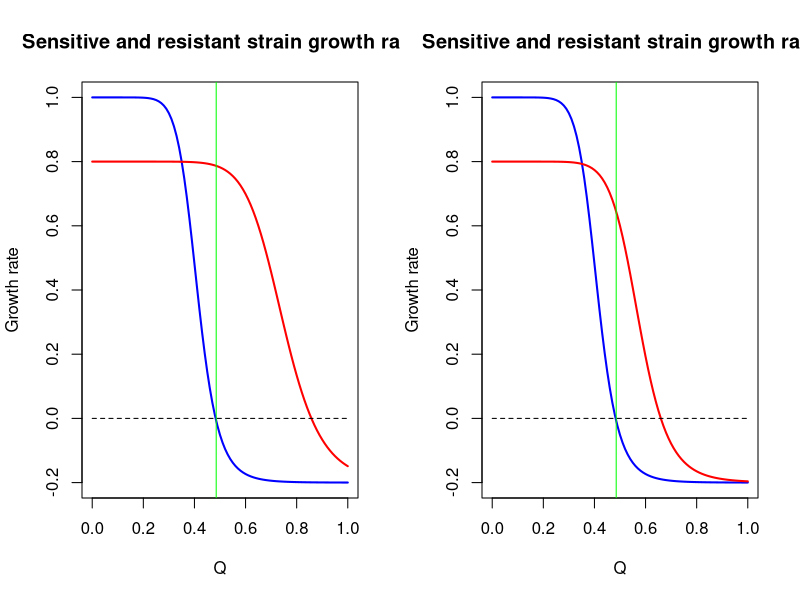
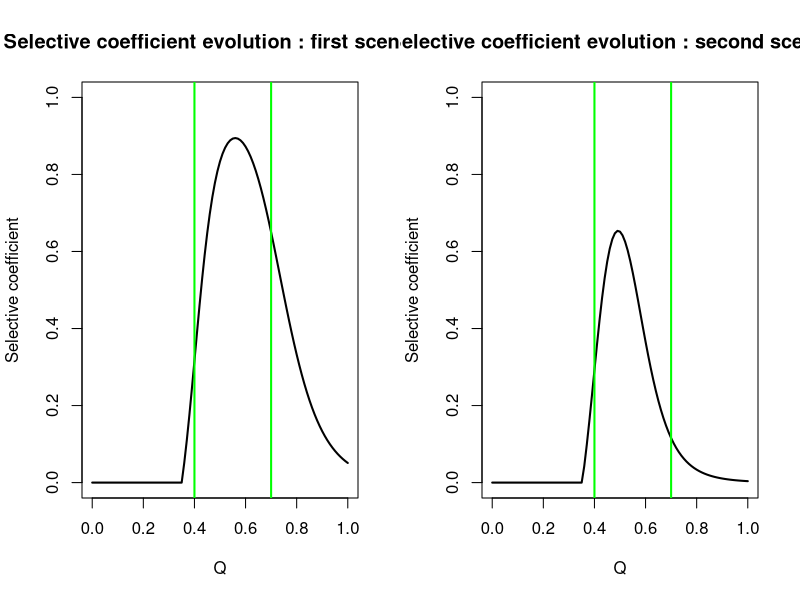
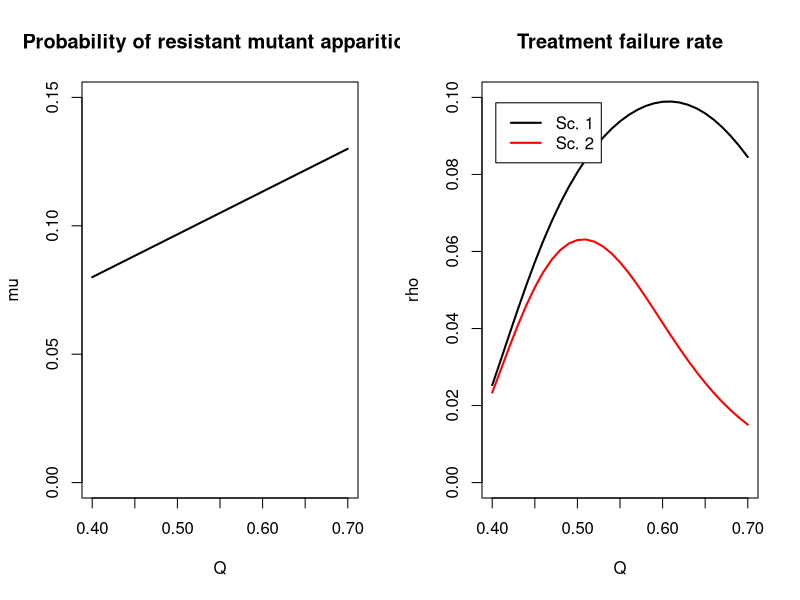
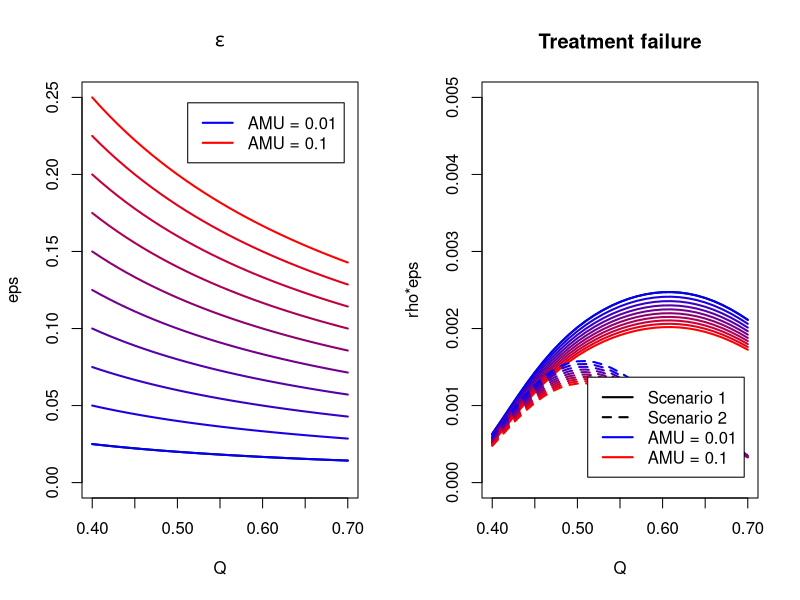
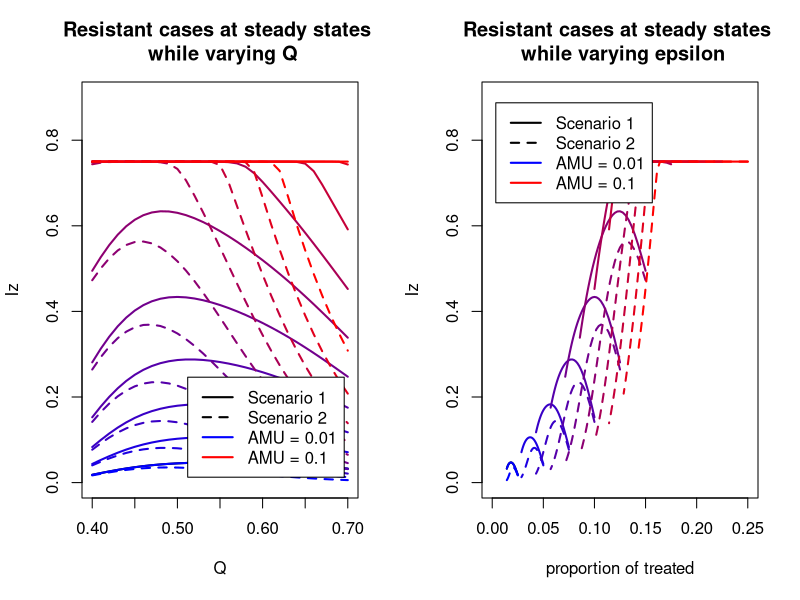
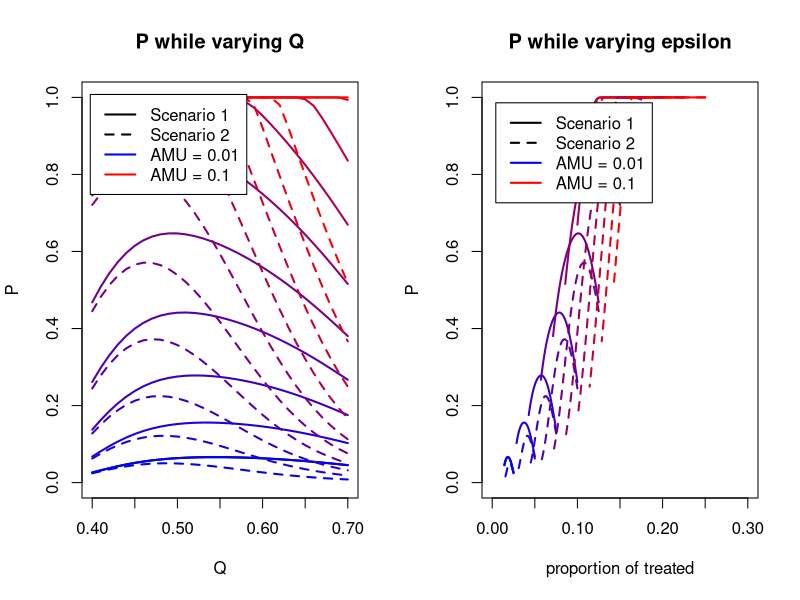
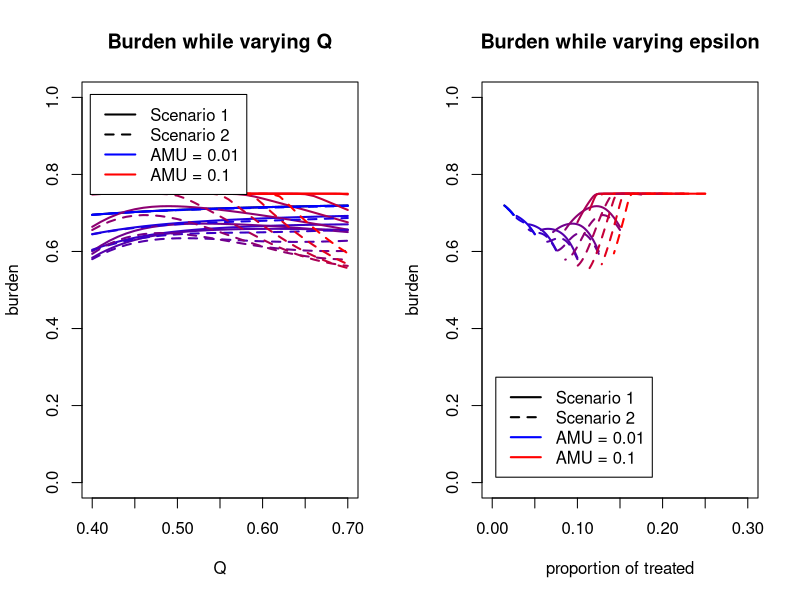
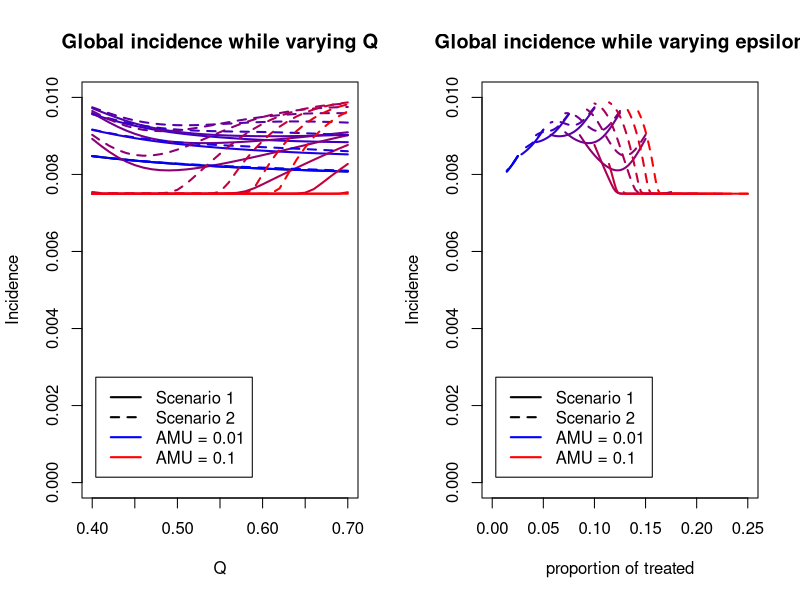

Here is the R script that generated these plots, in order:
## ---- chunk 1
library(plyr)

#per capita maximum growth rate of sensitive bact
max_sens_gr <- 1 
max_sens_gr2 <- 1 
#per capita maximum growth rate of resistant bact
max_res_gr <- 0.8
max_res_gr2 <- 0.8
#per capita minimum growth rate of sensitive bact
min_sens_gr <- -0.2
min_sens_gr2 <- -0.2
#per capita minimum growth rate of res bact
min_res_gr <- -0.2
min_res_gr2 <- -0.2
#minimum inhibitory concentration of sen bact

mic_sens <- 0.35
mic_sens2 <- 0.35
#minimum inhibitory concentration of res bact

mic_res <- 0.65
mic_res2 <- 0.5
#slope for sens bact
kappa_sens <- 10
kappa_sens2 <- 10
#slope for res bact  

kappa_res <- 10
kappa_res2 <- 10

param_sens <- c(max_sens_gr, min_sens_gr, mic_sens, kappa_sens)
param_sens2 <- c(max_sens_gr2, min_sens_gr2, mic_sens2, kappa_sens2)

param_res <- c(max_res_gr, min_res_gr, mic_res, kappa_res)
param_res2 <- c(max_res_gr2, min_res_gr2, mic_res2, kappa_res2)

#mutant emergence probability : we consider that if the amount of applied atb increases, the probability of resistant mutant apparition increases linearly
max_mu <- 0.13
min_mu <- 0.08
max_dot <- 10
min_dot <- 1

#range of intervention - cl=lowest clinically effective dose, cu maximum tolerable dose (toxicity)
cl=0.40
cu=0.70
n_values=(cu-cl)*100+1

drug_quantities <- seq(cl, cu, length.out = n_values )

AMU = c(0.01, 0.02, 0.03, 0.04, 0.05, 0.06, 0.07, 0.08, 0.09, 0.10)

prop_treated <- do.call(cbind, lapply(AMU, function (x) x/drug_quantities))

eps_max <- max(prop_treated)

#selection of corresponding borders in sel_coef vector

lowbound=cl*100+1
highbound=cu*100+1



x <- seq(0,1,by=0.01)
zoom <- 1
## ---- chunk 2



growth = function(x, maxv, minv, micv, slopev) {
  y <- maxv - ((maxv - minv)*(x/micv)^slopev)/((x/micv)^slopev - maxv/minv)
  return(y)
}



colglob <- colorRampPalette(c("blue", "red"))

colforcol <- colglob(length(AMU))


linfun <- function(x, t, ltype){
  lines(t, unlist(x), lty=ltype, lwd=2, col=colforcol[as.numeric(parent.frame()$i)])
}

## ---- chunk 3


gr_sens <- lapply(x, growth, max_sens_gr, min_sens_gr, mic_sens, kappa_sens)

gr_res <- lapply(x, growth, max_res_gr, min_res_gr, mic_res, kappa_res)

gr_sens2 <- lapply(x, growth, max_sens_gr2, min_sens_gr2, mic_sens2, kappa_sens2)

gr_res2 <- lapply(x, growth, max_res_gr2, min_res_gr2, mic_res2, kappa_res2)

MIC <- sum(gr_sens>0)/length(gr_sens)
MICres <- sum(gr_res>0)/length(gr_res)
MICres2 <- sum(gr_res2>0)/length(gr_res2)
## ---- chunk 4
par(mfrow=c(1,2))

plot(x, gr_sens, main="Sensitive and resistant strain growth rate", xlab="Q", ylab="Growth rate", ylim=c(-0.2,1), lwd=2, type="l", col='blue')

lines(x, gr_res, type='l', col='red', lwd=2)

lines(x, rep(0, length(x)), type='l', col='black', lwd=1, lty=2)
abline(v=MIC, col='green')


plot(x, gr_sens2, main="Sensitive and resistant strain growth rate", xlab="Q", ylab="Growth rate", ylim=c(-0.2,1), lwd=2, type="l", col='blue')

lines(x, gr_res2, type='l', col='red', lwd=2)

lines(x, rep(0, length(x)), type='l', col='black', lwd=1, lty=2)
abline(v=MIC, col='green')

## ---- chunk 5
gr_sens <- unlist(gr_sens)
gr_sens2 <- unlist(gr_sens2)
gr_res <- unlist(gr_res)
gr_res2 <- unlist(gr_res2)

sel_coef <- gr_res - gr_sens
sel_coef2 <- gr_res2 - gr_sens2

sel_coef[which(sel_coef<0)] <- 0
sel_coef2[which(sel_coef2<0)] <- 0


minSC <- sum(sel_coef==0)/length(sel_coef)

plot(x, sel_coef, main="Selective coefficient evolution : first scenario", xlab="Q", ylab="Selective coefficient", ylim=c(0,1), lwd=2, type="l", col='black')
abline(v=cl, col='green', lw=2)
abline(v=cu, col='green', lw=2)

plot(x, sel_coef2, main="Selective coefficient evolution : second scenario", xlab="Q", ylab="Selective coefficient", ylim=c(0,1), lwd=2, type="l", col='black')
abline(v=cl, col='green', lw=2)
abline(v=cu, col='green', lw=2)
## ---- chunk 6
mu_prob <- seq(min_mu, max_mu, length.out = n_values)
doses <- seq(cl, cu, length.out = n_values)

plot(doses, mu_prob, main="Probability of resistant mutant apparition", xlab="Q", ylab="mu", ylim=c(0,0.15), lwd=2, type="l", col='black')

## ---- chunk 7
sel_sel_coef <- sel_coef[lowbound:highbound]
sel_sel_coef2 <- sel_coef2[lowbound:highbound]

rho1 <- sel_sel_coef*mu_prob
rho2 <- sel_sel_coef2*mu_prob

plot(doses, rho1, main="Treatment failure rate", xlab="Q", ylab="rho", lwd=2, type="l", col='black', ylim=c(0, 0.10))

lines(doses, rho2, type='l', col='red', lwd=2)

legend("topleft" , inset=.05, c("Sc. 1", "Sc. 2"), lty=c(1,1), lwd=c(2,2), col=c("black", "red"))

## ---- chunk 8



plot(doses, prop_treated[,1], main=expression(epsilon), xlab="Q", ylab="eps", ylim=c(0 , eps_max), lwd=2, type="l", col='black')

capture.output(apply(prop_treated, 2, linfun, doses, 1), file='NUL')

tag_min <- paste('AMU =', AMU[1])
tag_max <- paste('AMU =', AMU[length(AMU)])

legend("topright" , inset=.05, c(tag_min, tag_max), lty=c(1,1), lwd=c(2,2), col=c("blue", "red"))

## ---- chunk 9


treat_fail <- do.call(cbind, lapply(prop_treated, function (x) x*rho1))
treat_fail2 <- do.call(cbind, lapply(prop_treated, function (x) x*rho2))

plot(doses, treat_fail[,1], main="Treatment failure", xlab="Q", ylab="rho*eps", lwd=2, type="l", col='black', ylim=c(0, 0.005))

capture.output(apply(treat_fail, 2, linfun, doses, 1), file='NUL')
capture.output(apply(treat_fail2, 2, linfun, doses, 2), file='NUL')

legend("bottomright" , inset=.05, c('Scenario 1', 'Scenario 2', tag_min, tag_max), lty=c(1,2,1,1), lwd=c(2,2,2,2), col=c("black", "black", "blue", "red"))


## ---- chunk 10

library(deSolve)


options("scipen" = 10)

# initial state:
N <- 1
prop <- 0.01 #initial value of Iw and Iz

# time:
a <- 4000 #time span
m <- 1 #time step

# parameters
pbeta_w <- 0.04 #transmission parameter of Iw
pbeta_z <- 0.04 #transmission parameter of Iz

pgammaa <- 0.01 #innate recovery rate
pgamma_tilt <- 0.1 #recovery rate of Iw when treated by antibiotics



## ---- chunk 11

varying_par <- cbind(prop_treated, rho1)

varying_par2 <- cbind(prop_treated, rho2)


parameters <- c(beta_w=pbeta_w, beta_z=pbeta_z, gamma=pgammaa, gamma_prim=pgamma_tilt, eps=0, rho=0)

state <- c(S=1-2*prop, Iw=prop, Iz=prop, new_Iz=0, new_Iw=0)

times=seq(0, a, by=m)

SIS=function(times, state, parameters){
  with(as.list(c(state,parameters)),
       {dS = - beta_w*Iw*S - beta_z*Iz*S + gamma*(1-eps)*Iw + gamma_prim*eps*Iw + gamma*Iz
        dIw = beta_w*Iw*S + (1-eps)*beta_w*Iw*Iz - eps*beta_z*Iz*Iw - rho*eps*Iw - gamma*(1-eps)*Iw - gamma_prim*eps*Iw
        dIz = beta_z*Iz*S + eps*beta_z*Iz*Iw + rho*eps*Iw - (1-eps)*beta_w*Iw*Iz - gamma*Iz
        dnewIw = beta_w*Iw*S
        dnewIz = beta_z*Iz*S
        list(c(dS, dIw, dIz, dnewIw, dnewIz))
       })
}

calc_fun = function(x) {
  parameters[5] <- x[1]
  parameters[6] <- x[2]
  out=as.data.frame(
  ode(y=state, times=times, func=SIS, parms=parameters))
  return(out)
}



## ---- chunk 12
out_sc1 <- do.call(cbind, apply(cbind(varying_par[,1], varying_par[,ncol(varying_par)]), 1 , calc_fun))


for (i in 2:(ncol(varying_par)-1)) {
  out <- do.call(cbind, apply(cbind(varying_par[,i], varying_par[,ncol(varying_par)]), 1 , calc_fun))
  out_sc1 <- cbind(out_sc1, out)
}


out_sc2 <- do.call(cbind, apply(cbind(varying_par2[,1], varying_par2[,ncol(varying_par2)]), 1 , calc_fun))

for (i in 2:(ncol(varying_par2)-1)) {
  out2 <- do.call(cbind, apply(cbind(varying_par2[,i], varying_par2[,ncol(varying_par2)]), 1 , calc_fun))
  out_sc2 <- cbind(out_sc2, out2)
}

## ---- chunk 13

niz <- seq(4, ncol(out_sc1), by=6)
niw <- seq(3, ncol(out_sc1), by=6)
inciw <- seq(5, ncol(out_sc1), by=6)
inciz <- seq(6, ncol(out_sc1), by=6)

iz_steady <- out_sc1[nrow(out_sc1),niz]
iz_steady2 <- out_sc2[nrow(out_sc2),niz]

iw_steady <- out_sc1[nrow(out_sc1),niw]
iw_steady2 <- out_sc2[nrow(out_sc2),niw]

inciw_steady <- out_sc1[,inciw]
inciw_steady2 <- out_sc2[,inciw]

inciz_steady <- out_sc1[,inciz]
inciz_steady2 <- out_sc2[,inciz]


## ---- chunk 14
incid = function(x, zoom) {
  der <- rep(0, length(x))
  for (i in 2:length(x)) {
    der[i] <- x[i]-x[i-1]
  }
  return(der)
}

NewIz <- apply(inciz_steady, 2, incid, zoom)
NewIz2 <- apply(inciz_steady2, 2, incid, zoom)

NewIw <- apply(inciw_steady, 2, incid, zoom)
NewIw2 <- apply(inciw_steady2, 2, incid, zoom)

newiz_ss <- NewIz[nrow(NewIz),]
newiz_ss2 <- NewIz2[nrow(NewIz2),]

newiw_ss <- NewIw[nrow(NewIw),]
newiw_ss2 <- NewIw2[nrow(NewIw2),]
## ---- chunk 15
iz_steady <- matrix(unlist(iz_steady), nrow=length(doses))
iz_steady2 <- matrix(unlist(iz_steady2), nrow=length(doses))

iw_steady <- matrix(unlist(iw_steady), nrow=length(doses))
iw_steady2 <- matrix(unlist(iw_steady2), nrow=length(doses))

newiz_ss <- matrix(unlist(newiz_ss), nrow=length(doses))
newiz_ss2 <- matrix(unlist(newiz_ss2), nrow=length(doses))

newiw_ss <- matrix(unlist(newiw_ss), nrow=length(doses))
newiw_ss2 <- matrix(unlist(newiw_ss2), nrow=length(doses))

p <- iz_steady/(iw_steady+iz_steady)
p2 <- iz_steady2/(iw_steady2+iz_steady2)

p_incid <- newiz_ss/(newiz_ss+newiw_ss)
p_incid2 <- newiz_ss2/(newiz_ss2+newiw_ss2)


burden <- iz_steady+iw_steady
burden2 <- iz_steady2+iw_steady2
## ---- chunk 16
plot(doses, iz_steady[,1], main="Resistant cases at steady states \n while varying Q", xlab="Q", ylab="Iz", ylim=c(0,0.90), lwd=2, lty=1, type="l", col='black')

capture.output(apply(iz_steady, 2, linfun, doses, 1), file='NUL')
capture.output(apply(iz_steady2, 2, linfun, doses, 2), file='NUL')

legend("bottomright" , inset=.05, c('Scenario 1', 'Scenario 2', tag_min, tag_max), lty=c(1,2,1,1), lwd=c(2,2,2,2), col=c("black", "black", "blue", "red"))


plot(prop_treated[,1], iz_steady[,1], main="Resistant cases at steady states \n while varying epsilon", xlab="proportion of treated", ylab="Iz", ylim=c(0,0.90), xlim=c(0,eps_max), lwd=2, type="l", col='black')

for (i in 1:ncol(prop_treated)) {
  lines(prop_treated[,i], iz_steady[,i], col=colforcol[i], lty=1, lwd=2)
}
for (i in 1:ncol(prop_treated)) {
  lines(prop_treated[,i], iz_steady2[,i], col=colforcol[i], lty=2, lwd=2)
}

legend("topleft" , inset=.05, c('Scenario 1', 'Scenario 2', tag_min, tag_max), lty=c(1,2,1,1), lwd=c(2,2,2,2), col=c("black", "black", "blue", "red"))

## ---- chunk 17
plot(doses, p[,1], main="P while varying Q", xlab="Q", ylab="P", ylim=c(0,1), lwd=2, type="l", col='black')

capture.output(apply(p, 2, linfun, doses, 1), file='NUL')
capture.output(apply(p2, 2, linfun, doses, 2), file='NUL')

legend("topleft" , inset=.03, c('Scenario 1', 'Scenario 2', tag_min, tag_max), lty=c(1,2,1,1), lwd=c(2,2,2,2), col=c("black", "black", "blue", "red"))


plot(prop_treated[,1], p[,1], main="P while varying epsilon", xlab="proportion of treated", ylab="P", ylim=c(0,1), xlim=c(0,0.3), lwd=2, type="l", col='black')

for (i in 1:ncol(prop_treated)) {
  lines(prop_treated[,i], p[,i], col=colforcol[i], lty=1, lwd=2)
}
for (i in 1:ncol(prop_treated)) {
  lines(prop_treated[,i], p2[,i], col=colforcol[i], lty=2, lwd=2)
}

legend("topleft" , inset=.05, c('Scenario 1', 'Scenario 2', tag_min, tag_max), lty=c(1,2,1,1), lwd=c(2,2,2,2), col=c("black", "black", "blue", "red"))

## ---- chunk 18
plot(doses, burden[,1], main="Burden while varying Q", xlab="Q", ylab="burden", ylim=c(0,1), lwd=2, type="l", col='black')

capture.output(apply(burden, 2, linfun, doses, 1), file='NUL')
capture.output(apply(burden2, 2, linfun, doses, 2), file='NUL')

legend("topleft" , inset=.03, c('Scenario 1', 'Scenario 2', tag_min, tag_max), lty=c(1,2,1,1), lwd=c(2,2,2,2), col=c("black", "black", "blue", "red"))

plot(prop_treated[,1], burden[,1], main="Burden while varying epsilon", xlab="proportion of treated", ylab="burden", ylim=c(0,1), xlim=c(0,0.3), lwd=2, type="l", col='black')

for (i in 1:ncol(prop_treated)) {
  lines(prop_treated[,i], burden[,i], col=colforcol[i], lty=1, lwd=2)
}
for (i in 1:ncol(prop_treated)) {
  lines(prop_treated[,i], burden2[,i], col=colforcol[i], lty=2, lwd=2)
}

legend("bottomleft" , inset=.05, c('Scenario 1', 'Scenario 2', tag_min, tag_max), lty=c(1,2,1,1), lwd=c(2,2,2,2), col=c("black", "black", "blue", "red"))

## ---- chunk 19
newcase <- newiw_ss+newiz_ss
newcase2 <- newiw_ss2+newiz_ss2


plot(doses, newcase[,1], main="Global incidence while varying Q", xlab="Q", ylab="Incidence", ylim=c(0,0.01), lwd=2, type="l", col='black')

capture.output(apply(newcase, 2, linfun, doses, 1), file='NUL')
capture.output(apply(newcase2, 2, linfun, doses, 2), file='NUL')

legend("bottomleft" , inset=.05, c('Scenario 1', 'Scenario 2', tag_min, tag_max), lty=c(1,2,1,1), lwd=c(2,2,2,2), col=c("black", "black", "blue", "red"))



plot(prop_treated[,1], newcase[,1], main="Global incidence while varying epsilon", xlab="proportion of treated", ylab="Incidence", ylim=c(0,0.01), xlim=c(0,eps_max), lwd=2, type="l", col='black')

for (i in 1:ncol(prop_treated)) {
  lines(prop_treated[,i], newcase[,i], col=colforcol[i], lty=1, lwd=2)
}
for (i in 1:ncol(prop_treated)) {
  lines(prop_treated[,i], newcase2[,i], col=colforcol[i], lty=2, lwd=2)
}

legend("bottomleft" , inset=.05, c('Scenario 1', 'Scenario 2', tag_min, tag_max), lty=c(1,2,1,1), lwd=c(2,2,2,2), col=c("black", "black", "blue", "red"))
